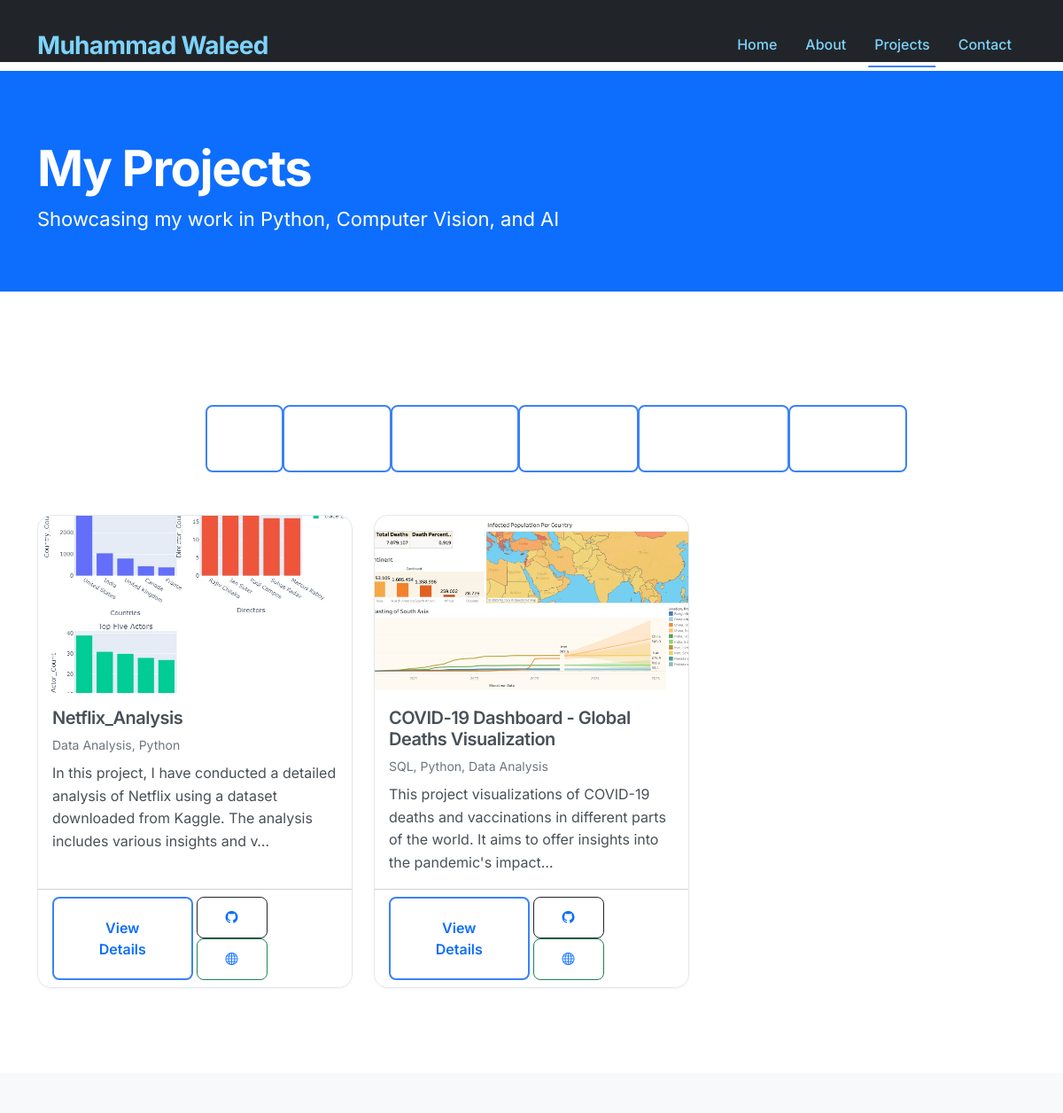
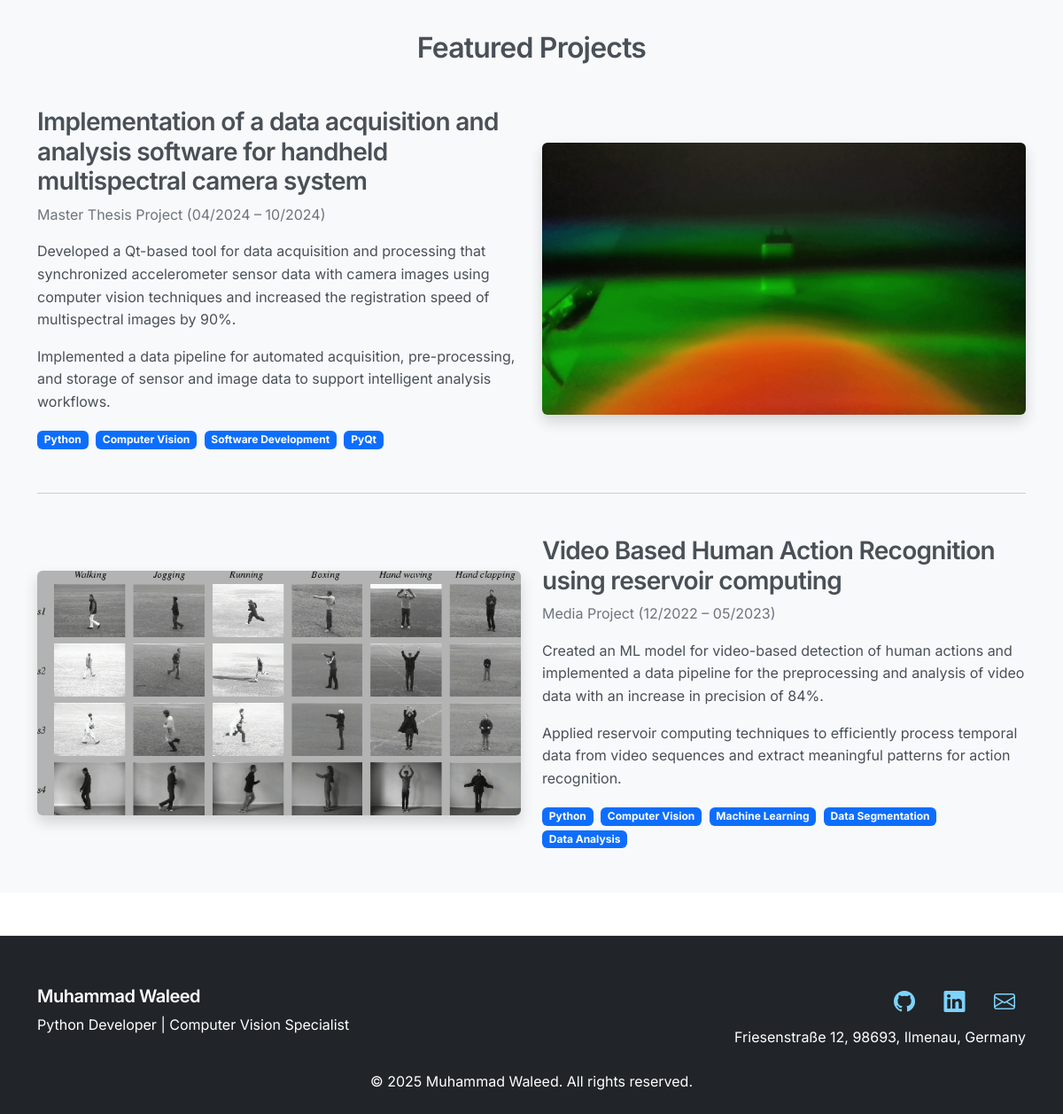
/projects/, run on the app's committed database (2 pictures, top to bottom).
### main/models.py (models this page shows, shortened)
class Project(models.Model):
    title = models.CharField(max_length=100)
    description = models.TextField()
    technology = models.CharField(max_length=50)
    image = models.ImageField(upload_to='project_images/', blank=True)
    github_link = models.URLField(blank=True)
    live_link = models.URLField(blank=True)
    created_at = models.DateTimeField(auto_now_add=True)
    features = models.TextField(blank=True, help_text="Use bullet points or comma-separated features.")
    results = models.TextField(blank=True, help_text="Describe the impact or results of the project.")
    class Meta:
        ordering = ['-created_at']

### main/views.py (the view)
# urls.py: path('projects/', views.projects, name='projects'),
def projects(request):
    projects = Project.objects.all()
    context = {
        'projects': projects
    }
    return render(request, 'main/projects.html', context)

### main/templates/main/projects.html (shortened to what this page needs)
{% extends 'main/base.html' %}
{% load static %}
{% block content %}
<section class="projects-header bg-primary text-white py-5 mb-5">
    <div class="container">
        <h1 class="display-4 fw-bold">My Projects</h1>
        <p class="lead">Showcasing my work in Python, Computer Vision, and AI</p>
    </div>
</section>
<section class="projects-content py-5">
    <div class="container">
        <div class="row mb-5">
            <div class="col-md-8 mx-auto">
                <div class="filters text-center">
                    <div class="btn-group" role="group">
                        <button type="button" class="btn btn-outline-primary active filter-btn" data-filter="all">All</button>
                        <button type="button" class="btn btn-outline-primary filter-btn" data-filter="python">Python</button>
                        <button type="button" class="btn btn-outline-primary filter-btn" data-filter="cv">Computer Vision</button>
                        <button type="button" class="btn btn-outline-primary filter-btn" data-filter="ml">Machine Learning</button>
                        <button type="button" class="btn btn-outline-primary filter-btn" data-filter="web">Web Development</button>
                        <button type="button" class="btn btn-outline-primary filter-btn" data-filter="da">Data Analysis</button>
                    </div>
                </div>
            </div>
        </div>
        <div class="row g-4">
            {% for project in projects %}
            <div class="col-md-6 col-lg-4 project-item" data-categories="{{ project.technology|lower }}">
                <div class="card h-100 shadow-sm">
                    {% if project.image %}
                    <img src="{{ project.image.url }}" class="card-img-top" alt="{{ project.title }}">
                    {% else %}
                    <div class="ratio ratio-16x9 bg-light">
                        <div class="d-flex align-items-center justify-content-center">
                            <i class="bi bi-code-square fs-1 text-secondary"></i>
                        </div>
                    </div>
                    {% endif %}
                    <div class="card-body">
                        <h2 class="card-title h5">{{ project.title }}</h2>
                        <p class="card-text small text-muted mb-2">{{ project.technology }}</p>
                        <p class="card-text">{{ project.description|truncatechars:150 }}</p>
                    </div>
                    <div class="card-footer bg-white">
                        <div class="d-flex justify-content-between">
                            <a href="{% url 'project_detail' project.pk %}" class="btn btn-outline-primary">View Details</a>
                            <div>
                                {% if project.github_link %}
                                <a href="{{ project.github_link }}" class="btn btn-sm btn-outline-dark ms-1" target="_blank">
                                    <i class="bi bi-github"></i>
                                </a>
                                {% endif %}
                                {% if project.live_link %}
                                <a href="{{ project.live_link }}" class="btn btn-sm btn-outline-success ms-1" target="_blank">
                                    <i class="bi bi-globe"></i>
                                </a>
                                {% endif %}
                            </div>
                        </div>
                    </div>
                </div>
            </div>
            {% empty %}
            <div class="col-12">
                <div class="alert alert-info text-center">
                    <p class="mb-0">No projects available yet. Check back soon!</p>
                </div>
            </div>
            {% endfor %}
        </div>
    </div>
</section>
<section class="featured-project py-5 bg-light mt-5">
    <div class="container">
        <h2 class="text-center mb-5">Featured Projects</h2>
        <div class="row align-items-center">
            <div class="col-lg-6 mb-4 mb-lg-0">
                <div class="featured-content">
                    <h3>Implementation of a data acquisition and analysis software for handheld multispectral camera system</h3>
                    <p class="text-muted">Master Thesis Project (04/2024 – 10/2024)</p>
                    <p>Developed a Qt-based tool for data acquisition and processing that synchronized accelerometer sensor data with camera images using computer vision techniques and increased the registration speed of multispectral images by 90%.</p>
                    <p>Implemented a data pipeline for automated acquisition, pre-processing, and storage of sensor and image data to support intelligent analysis workflows.</p>
                    <div class="tech-stack">
                        <span class="badge bg-primary me-1">Python</span>
                        <span class="badge bg-primary me-1">Computer Vision</span>
                        <span class="badge bg-primary me-1">Software Development</span>
                        <span class="badge bg-primary">PyQt</span>
                    </div>
                </div>
            </div>
            <div class="col-lg-6">
                <div class="featured-image">
                    <img src="{% static 'img/multispectral-project.jpg' %}" alt="Multispectral Camera Project" class="img-fluid rounded shadow">
                </div>
            </div>
        </div>
        <hr class="my-5">
        <div class="row align-items-center">
            <div class="col-lg-6 order-lg-2 mb-4 mb-lg-0">
                <div class="featured-content">
                    <h3>Video Based Human Action Recognition using reservoir computing</h3>
                    <p class="text-muted">Media Project (12/2022 – 05/2023)</p>
                    <p>Created an ML model for video-based detection of human actions and implemented a data pipeline for the preprocessing and analysis of video data with an increase in precision of 84%.</p>
                    <p>Applied reservoir computing techniques to efficiently process temporal data from video sequences and extract meaningful patterns for action recognition.</p>
                    <div class="tech-stack">
                        <span class="badge bg-primary me-1">Python</span>
                        <span class="badge bg-primary me-1">Computer Vision</span>
                        <span class="badge bg-primary me-1">Machine Learning</span>
                        <span class="badge bg-primary me-1">Data Segmentation</span>
                        <span class="badge bg-primary">Data Analysis</span>
                    </div>
                </div>
            </div>
            <div class="col-lg-6 order-lg-1">
                <div class="featured-image">
                    <img src="{% static 'img/action-recognition.jpg' %}" alt="Human Action Recognition" class="img-fluid rounded shadow">
                </div>
            </div>
        </div>
    </div>
</section>
{% endblock %}

### static/css/style.css (style rules this page uses)
:root { --background-main: #ffffff; --background-secondary: #f8fafc; --background-card: #ffffff; --text-primary: #1e293b; --text-secondary: #475569; --text-muted: #64748b; --accent-primary: #3b82f6; --accent-secondary: #10b981; --accent-tertiary: #8b5cf6; --border-light: #e2e8f0; --border-medium: #cbd5e1; --shadow-sm: 0 1px 2px 0 rgb(0 0 0 / 0.05); --shadow-md: 0 4px 6px -1px rgb(0 0 0 / 0.1), 0 2px 4px -2px rgb(0 0 0 / 0.1); --shadow-lg: 0 10px 15px -3px rgb(0 0 0 / 0.1), 0 4px 6px -4px rgb(0 0 0 / 0.1); --shadow-xl: 0 20px 25px -5px rgb(0 0 0 / 0.1), 0 8px 10px -6px rgb(0 0 0 / 0.1); --gradient-primary: linear-gradient(135deg, #3b82f6 0%, #1d4ed8 100%); --gradient-secondary: linear-gradient(135deg, #10b981 0%, #059669 100%); }
*, *::before, *::after { box-sizing: border-box; }
body { font-family: 'Inter', -apple-system, BlinkMacSystemFont, 'Segoe UI', Roboto, sans-serif !important; background-color: var(--background-main) !important; color: var(--text-primary) !important; line-height: 1.6; margin: 0; padding: 0; padding-top: 80px; -webkit-font-smoothing: antialiased; -moz-osx-font-smoothing: grayscale; }
section:first-child { padding-top: 2rem; }
.container:first-child { padding-top: 2rem; }
h1, h2, h3, h4, h5, h6 { color: var(--text-primary) !important; font-weight: 600 !important; letter-spacing: -0.025em; line-height: 1.2; }
.display-4 { font-size: 3.5rem !important; font-weight: 700 !important; color: var(--text-primary) !important; line-height: 1.1; }
.lead { font-size: 1.375rem !important; font-weight: 400 !important; color: var(--text-secondary) !important; line-height: 1.6; }
.btn { font-weight: 600 !important; padding: 0.75rem 2rem !important; border-radius: 0.5rem !important; transition: all 0.3s ease !important; text-decoration: none !important; display: inline-flex; align-items: center; gap: 0.5rem; }
.btn-outline-primary { border: 2px solid var(--accent-primary) !important; color: var(--accent-primary) !important; background: transparent !important; }
.card { background: var(--background-card) !important; border: 1px solid var(--border-light) !important; border-radius: 1rem !important; box-shadow: var(--shadow-sm) !important; transition: all 0.3s ease !important; overflow: hidden; }
.card-title { font-weight: 600 !important; color: var(--text-primary) !important; font-size: 1.25rem !important; }
.card-text { color: var(--text-secondary) !important; line-height: 1.6; }
.card-img-top { border-radius: 1rem 1rem 0 0 !important; height: 200px; object-fit: cover; transition: all 0.3s ease; }
.bg-light, .bg-light *, .education-item, .education-item *, .contact-info, .contact-info *, .card, .card *, .hero, .hero * { color: #495057 !important; }
.bg-dark, .bg-dark *, .bg-primary, .bg-primary *, .navbar-dark, .navbar-dark *, .footer, .footer *, .about-header, .about-header * { color: #ffffff !important; }
.badge { color: white !important; }
.btn { color: white !important; }
.bg-light a, .card a, .education-item a, .contact-info a { color: #0d6efd !important; }
.bg-light .text-muted, .card .text-muted, .education-item .text-muted { color: #6c757d !important; }
.bg-light .bi, .card .bi, .contact-info .bi { color: #0d6efd !important; }

### data on the page
Project: image (picture), title "Netflix_Analysis", technology "Data Analysis, Python", description "In this project, I have conducted a detailed analysis of Netflix using a dataset downloaded from Kaggle. The analysis includes various insights and v…"
Project: image (picture), title "COVID-19 Dashboard - Global Deaths Visualization", technology "SQL, Python, Data Analysis", description "This project visualizations of COVID-19 deaths and vaccinations in different parts of the world. It aims to offer insights into the pandemic's impact…"
